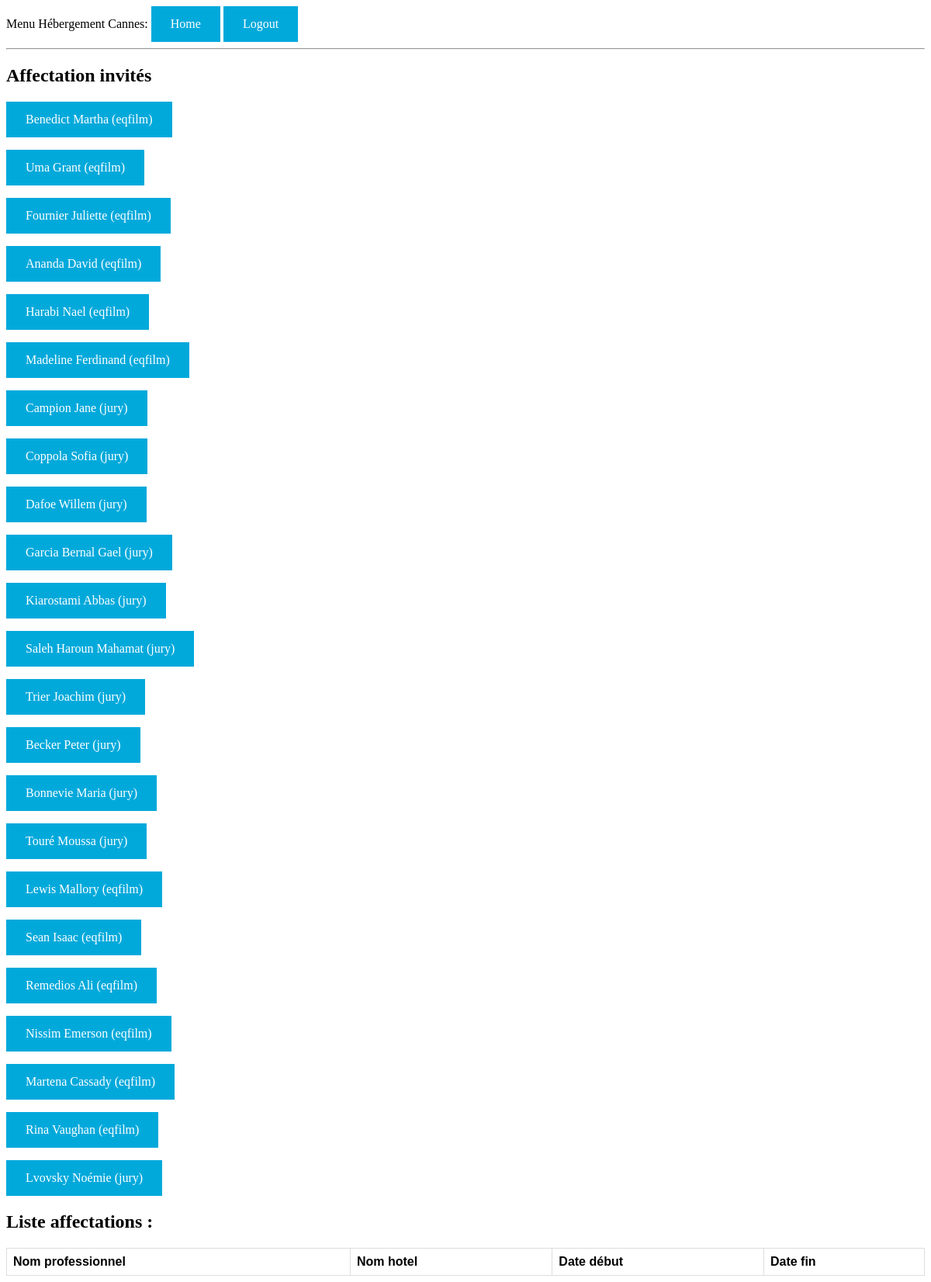
/assign (signed in), run on the app's committed database.
### app/models.py (models this page shows, shortened)
class Pro(db.Model):
    id = db.Column(db.Integer, primary_key=True)
    statut = db.Column(db.String(10), default='jury')
    name = db.Column(db.String(64), index=True, unique=True)
    surname = db.Column(db.String(64))
    film_id = db.Column(db.Integer, db.ForeignKey('film.id'))
    eqfilm = db.relationship('Film', foreign_keys='Pro.film_id')
    type_id = db.Column(db.Integer, db.ForeignKey('type.id'))
    typejury = db.relationship('Type', foreign_keys='Pro.type_id')

### app/routes.py (the view)
@app.route('/assign', methods=['GET', 'POST'])
@login_required
def assign():
    p = Pro.query.all()
    a = Assign.query.all()
    return render_template('assign.html', pros=p, assigns=a)

### app/models.py (called while the page is built)
@login.user_loader
def load_user(id):
    return User.query.get(int(id))

### app/templates/assign.html (shortened to what this page needs)
{% extends "base.html" %}
{% block content %}
  <h2>Affectation invités</h2>
  {% for p in pros %}
  <p><a href="/assign/{{ p.name }}">{{ p.name }} {{ p.surname }} ({{ p.statut }})</a></p>
  {% endfor %}
  <h2>Liste affectations : </h2>
  <table style="width:100%">
    <tr>
      <th>Nom professionnel</th>
      <th>Nom hotel</th>
      <th>Date début</th>
      <th>Date fin</th>
    </tr>
  </table>
{% endblock %}

### app/templates/assign.html (style rules this page uses)
table { font-family: arial, sans-serif; border-collapse: collapse; width: 100%; }
td, th { border: 1px solid #dddddd; text-align: left; padding: 8px; }
a:link, a:visited { background-color: #01A9DB; color: white; padding: 14px 25px; text-align: center; text-decoration: none; display: inline-block; }

### data on the page
Pro: name "Benedict", surname "Martha", statut "eqfilm"
Pro: name "Uma", surname "Grant", statut "eqfilm"
Pro: name "Fournier", surname "Juliette", statut "eqfilm"
Pro: name "Ananda", surname "David", statut "eqfilm"
Pro: name "Harabi", surname "Nael", statut "eqfilm"
Pro: name "Madeline", surname "Ferdinand", statut "eqfilm"
Pro: name "Campion", surname "Jane", statut "jury"
Pro: name "Coppola", surname "Sofia", statut "jury"
Pro: name "Dafoe", surname "Willem", statut "jury"
Pro: name "Garcia Bernal", surname "Gael", statut "jury"
Pro: name "Kiarostami", surname "Abbas", statut "jury"
Pro: name "Saleh Haroun", surname "Mahamat", statut "jury"
Pro: name "Trier", surname "Joachim", statut "jury"
Pro: name "Becker", surname "Peter", statut "jury"
Pro: name "Bonnevie", surname "Maria", statut "jury"
Pro: name "Touré", surname "Moussa", statut "jury"
Pro: name "Lewis", surname "Mallory", statut "eqfilm"
Pro: name "Sean", surname "Isaac", statut "eqfilm"
Pro: name "Remedios", surname "Ali", statut "eqfilm"
Pro: name "Nissim", surname "Emerson", statut "eqfilm"
Pro: name "Martena", surname "Cassady", statut "eqfilm"
Pro: name "Rina", surname "Vaughan", statut "eqfilm"
Pro: name "Lvovsky", surname "Noémie", statut "jury"
